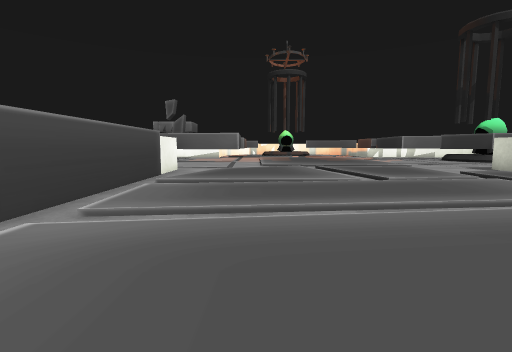
view 1 (above)

16 first-person views from a walk through a scene from a Unity 3-D project. The camera is 0.64 m above the floor, tilts 6° down and sees 85° across. The floor is counted in squares, 1 m on a side. Each view is taken from the middle of a square. On the plan, view 1 faces up. The plan holds only what a view shows up to about 9 squares ahead; the rest is blank. The place goes on beyond the plan. Some surface patterns are stand-ins.

view 2
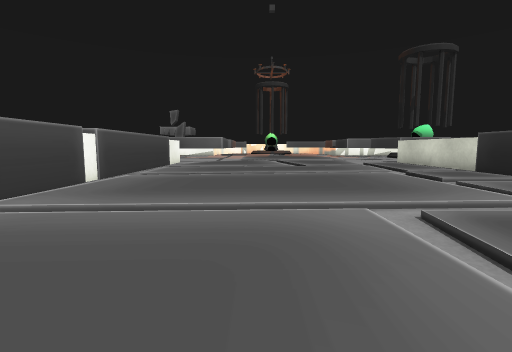

view 3
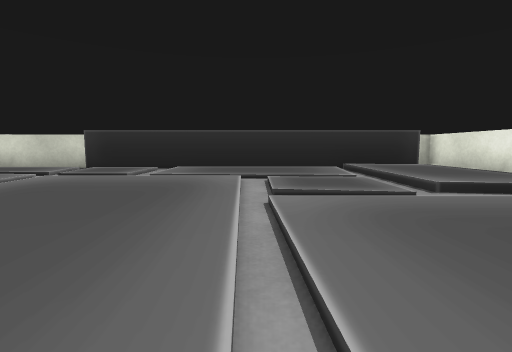

view 4
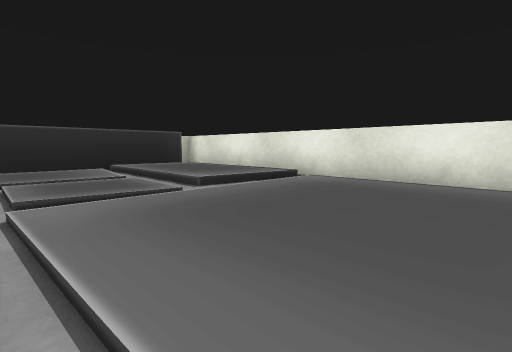

view 5
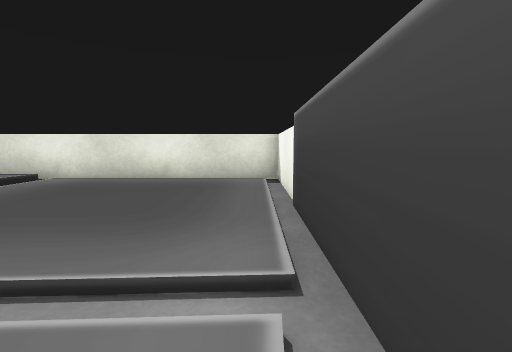

view 6
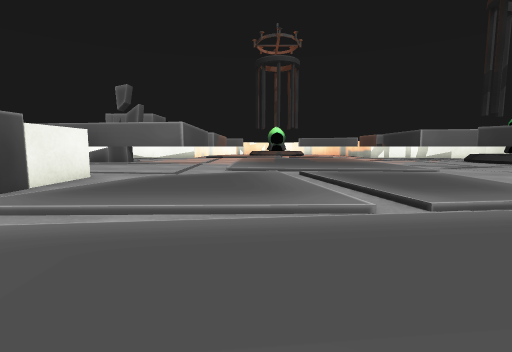

view 7
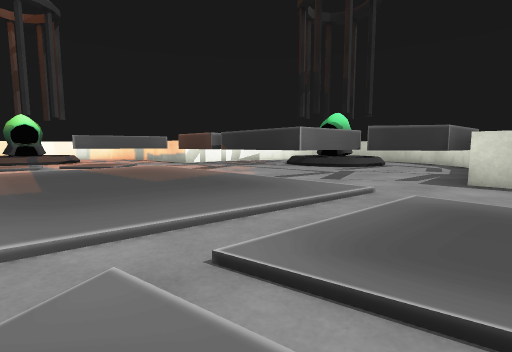

view 8
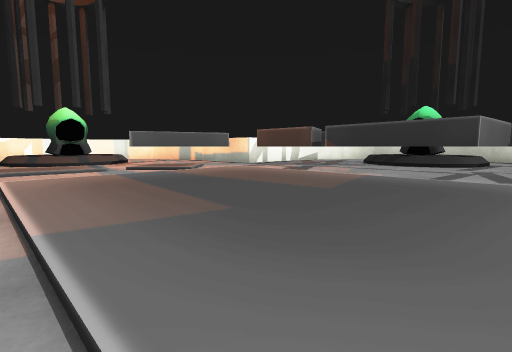

view 9
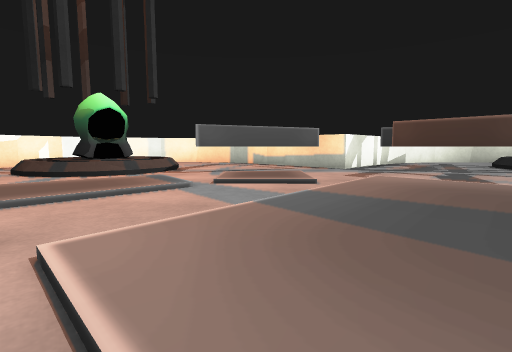

view 10
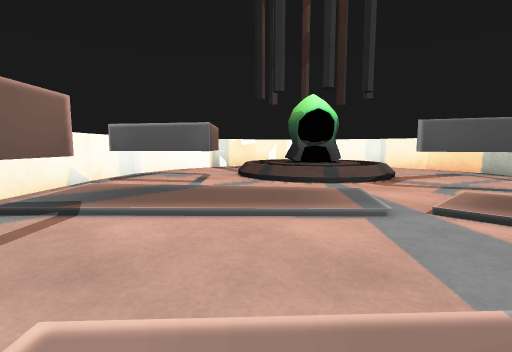

view 11
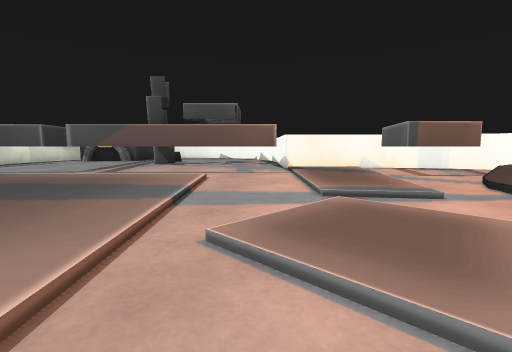

view 12
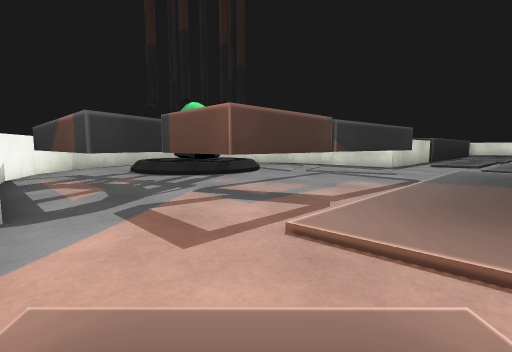

view 13
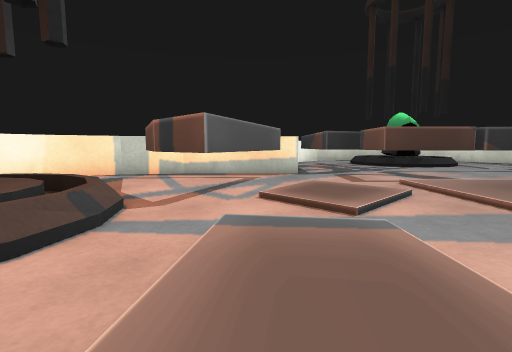

view 14
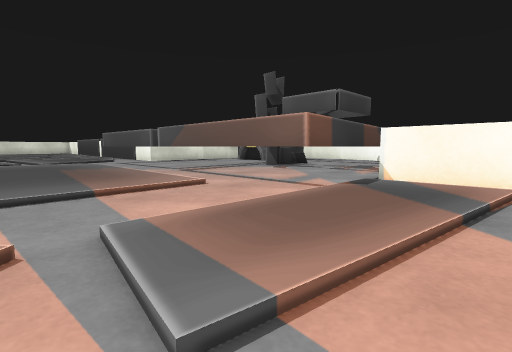

view 15
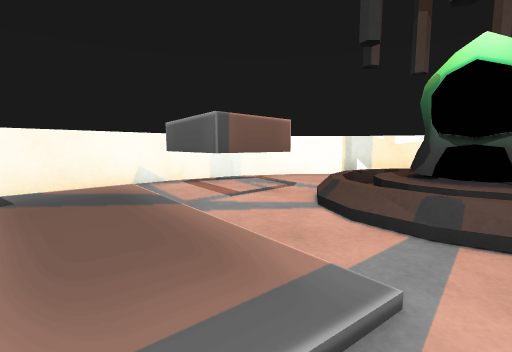

view 16
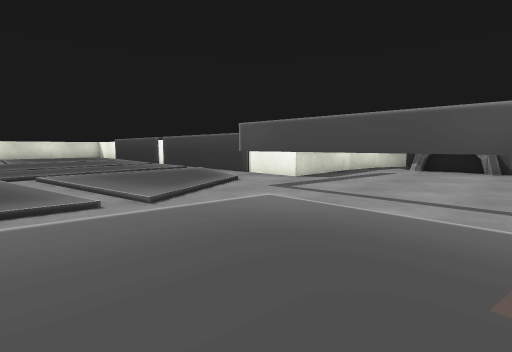

### Floor plan
Points are (right, up) in squares from view 1. A wall is a line through its corners. A room is listed if a view was taken in it or the views show most of it. See-through windows are left out.
Room 1 (views 1, 2, 3, 4, 5, 6, 7, 8, 9, 10, 11, 12, 13, 14, 15, 16)
walls: (7.4, 8.1) (7.4, 8.9); (7.8, 9.3) (6.9, 10.6); (-2.5, 8.9) (-2.5, -6.3) (7.4, -6.3) (7.4, 6.9); (-0.6, 12.9) (-0.6, 9) (-2.8, 9.3); (8.6, 11.4) (6.2, 11.7) (6.2, 14.9); (7.6, 15.7) (6.2, 15.2) (6.2, 17.2) (7.8, 17.1); (8.3, 16.8) (7.9, 18); (7.4, 18.9) (7.4, 21); (-3.6, 18.1) (-0.6, 18.5) (-0.6, 13.5); (7, 19.4) (3.7, 20.7) (4.7, 21.7) (5.8, 22.2); (0.1, 22.7) (0.2, 21.1) (-2, 21.5); (-2.5, 22) (-2.5, 18.9); (7.3, 23.5) (6.6, 24.9) (5.9, 25.5); (-0.9, 25.5) (-1.5, 24.9) (-2.2, 23.5)
objects: cage (1, 25); other object (2, 23) to (3, 24)

Positions as (right, up) in squares from view 1, and headings:
1: (0, 0), facing up
2: (1, -4), facing up
3: (-1, -1), facing right
4: (-1, -1), facing down-right
5: (-2, 0), facing down
6: (1, 3), facing up
7: (1, 8), facing up-right
8: (0, 11), facing up-right
9: (0, 15), facing up-right
10: (1, 16), facing up
11: (6, 18), facing left
12: (4, 19), facing down-right
13: (0, 20), facing right
14: (3, 21), facing down-left
15: (3, 19), facing up-left
16: (3, 13), facing down-left
